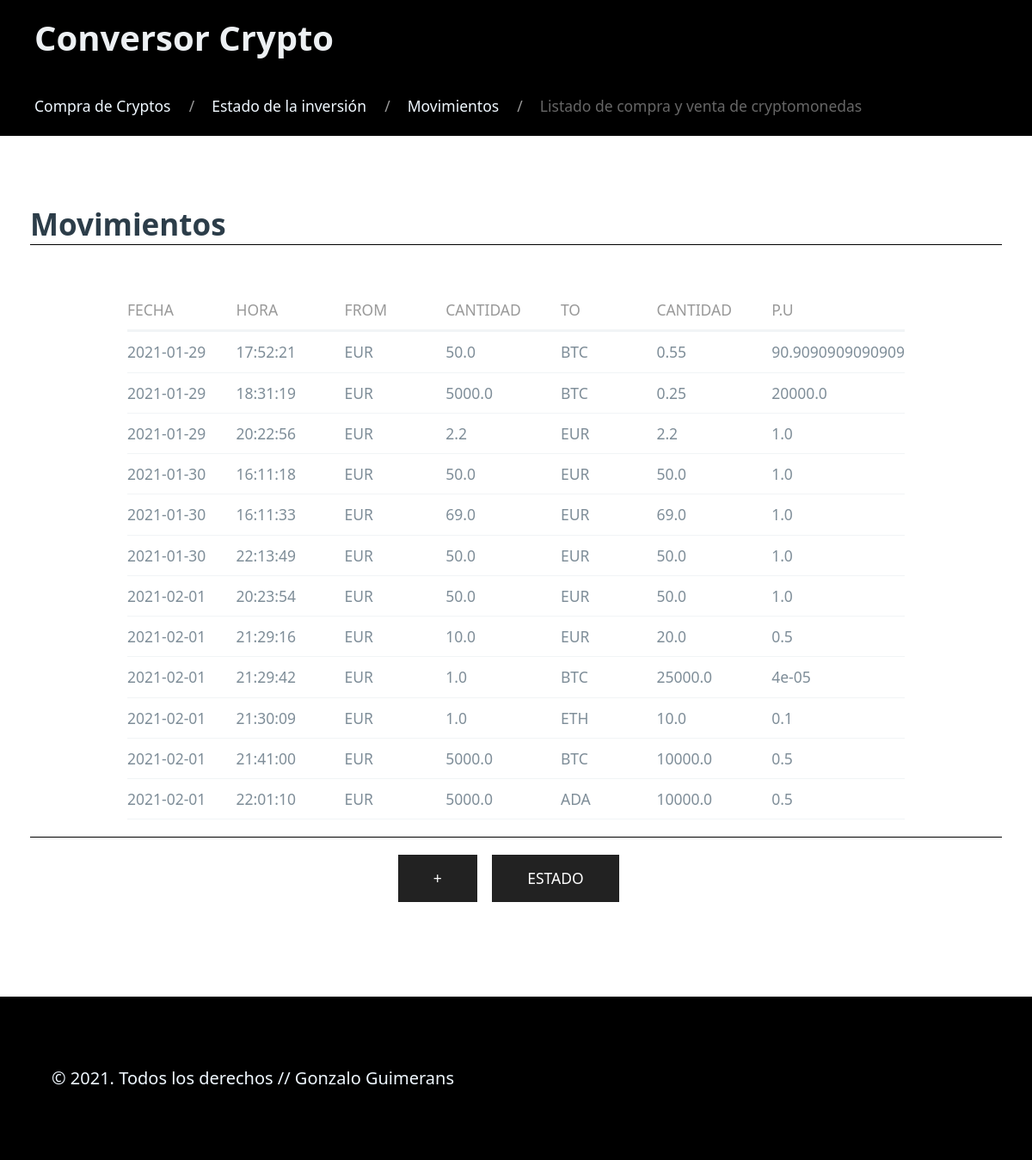
Before: / with the older database file.
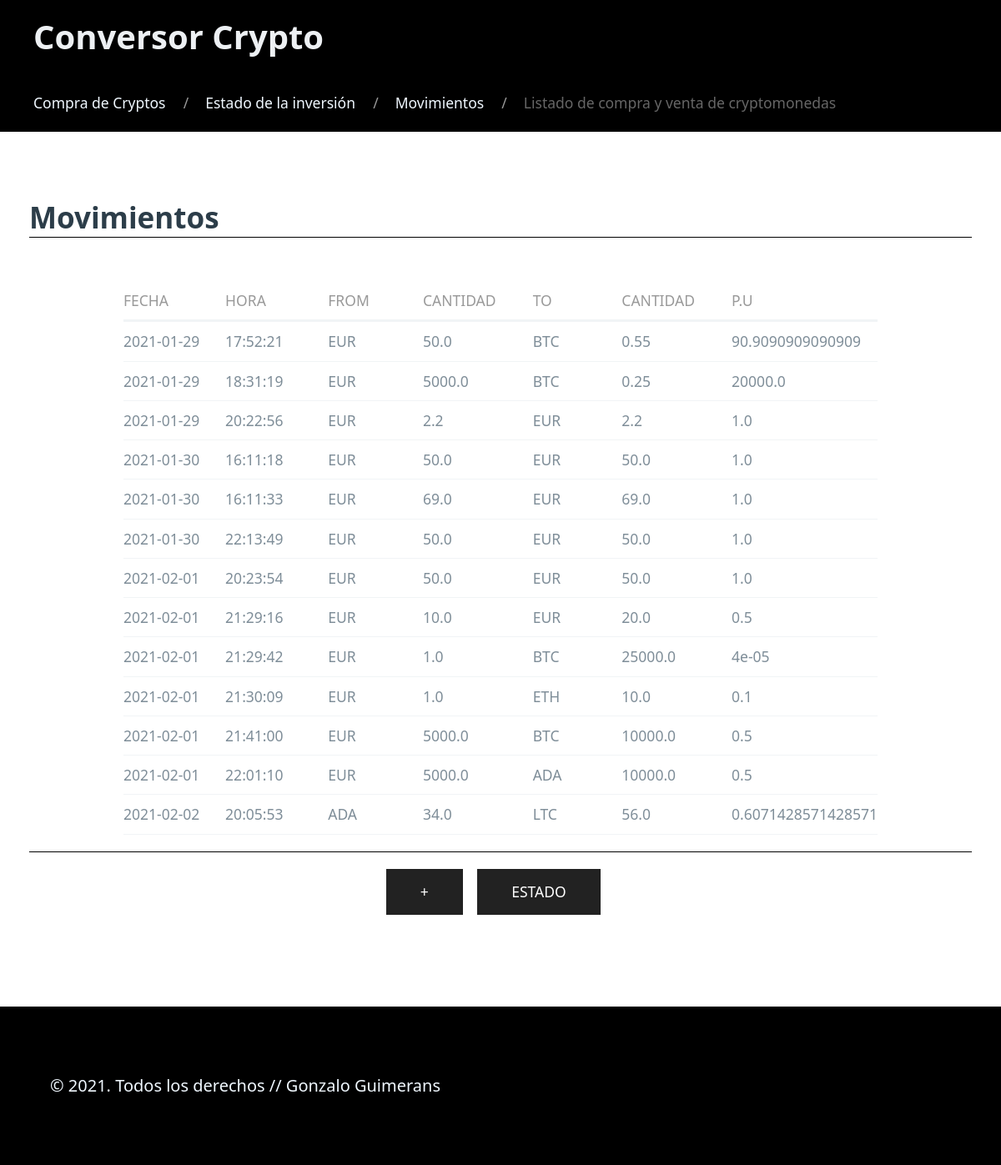
After: the same page with the newer database file.
### tables this page shows
CREATE TABLE "tabla_movimientos" (
	"id"	INTEGER,
	"date"	TEXT NOT NULL,
	"time"	TEXT NOT NULL,
	"from_currency"	INTEGER NOT NULL,
	"from_quantity"	REAL NOT NULL,
	"to_currency"	INTEGER NOT NULL,
	"to_quantity"	REAL NOT NULL,
	PRIMARY KEY("id" AUTOINCREMENT)
);

### movements/views.py (the view)
@app.route("/", methods=["GET", "POST"])
def movimientosCrypto():
    movimientos = queries.getMovimientosCrypto()
    return render_template("movimientos.html", movimientos=movimientos)

### tools/dbaccess.py (called while the page is built)
    def consultaBD(self, query, params =()):
        conn = sqlite3.connect(self.path)
        c = conn.cursor()
        c.execute(query, params)
        conn.commit()
        filas = c.fetchall()
        conn.close()
        if len(filas) == 0:
            return filas
        columnNames = []
        for columnName in c.description:
            columnNames.append(columnName[0])
        listaDeDiccionarios = []
        for fila in filas:
            d = {}
            for ix, columnName in enumerate(columnNames):
                d[columnName] = fila[ix]
            listaDeDiccionarios.append(d)
        return listaDeDiccionarios

    def getMovimientosCrypto(self):
        return self.db.consultaBD("SELECT date, time, from_currency, from_quantity, to_currency, to_quantity FROM tabla_movimientos;")

### movements/templates/movimientos.html (shortened to what this page needs)
{% extends "base.html" %}
{% block breadcrumbs %}
<ul class="uk-breadcrumb">
        <li><a href="/compra">Compra de Cryptos</a></li>
        <li><a href="/estado">Estado de la inversión</a></li>
        <li class="uk-disabled"><a>Movimientos</a></li>
        <li><span>Listado de compra y venta de cryptomonedas</span></li>
        </ul>
{% endblock %}
{% block h2 %}<h2 class="title_text uk-text-left">Movimientos</h2>{% endblock %}
{% block bloque_de_formato %}
        {% if movimientos|length > 0 %}
                <div class="uk-overflow-auto centrarTabla">
                        <table class="uk-table uk-table-divider uk-table-hover uk-table-small uk-table-justify ">
                                <thead>
                                        <tr>
                                                <th class="uk-width-small">Fecha</th>
                                                <th class="uk-width-small">Hora</th>
                                                <th class="uk-width-small">From</th>
                                                <th class="uk-width-small">Cantidad</th>
                                                <th class="uk-width-small">To</th>
                                                <th class="uk-width-small">Cantidad</th>
                                                <th class="uk-width-small">P.U</th>
                                        </tr>
                                </thead>
                        {% for registro in movimientos %}
                                <tbody>
                                        <tr>
                                                <td class="uk-width-small">{{ registro["date"] }}</td>
                                                <td class="uk-width-small">{{ registro["time"] }}</td>
                                                <td class="uk-width-small">{{ registro["from_currency"] }}</td>
                                                <td class="uk-width-small">{{ registro["from_quantity"] }}</td>
                                                <td class="uk-width-small">{{ registro["to_currency"] }}</td>
                                                <td class="uk-width-small">{{ registro["to_quantity"] }}</td>
                                                <td class="uk-width-small">{{ registro["from_quantity"]/registro["to_quantity"]}}</td>
                                </tbody>
                        {% endfor %}
                        </table>
                </div>
        {% else %}
                <h2 class="title_text uk-text-left">No hay movimientos</h2>
        {% endif %}
        <div class="uk-margin border-top">
                <form class="uk-form-stacked" action="compra">
                        <button type="submit" class="uk-button uk-button-secondary uk-button-large">+</button>
                </form>
                <form action="estado">
                        <button type="submit" class="uk-button uk-button-secondary uk-button-large">Estado</button>
                </form>
        </div>
{% endblock %}

### movements/templates/base.html (shortened to what this page needs)
<!DOCTYPE html>
<html lang="es">
    <head>
        <link rel="stylesheet" href="/static/uikit.min.css"/>
        <link rel="stylesheet" href="/static/pico.css">
        <link rel="stylesheet" href="/static/styles.css">
    </head>
    <body>
        <header data-theme="dark" class="dark">
            <div class="uk-card-header ">
                <h1>Conversor Crypto</h1>
                {% block breadcrumbs %}{% endblock %}
            </div>
        </header>
        <main>
            <div class="container">
                {% block h2 %}{% endblock %}
                {% block bloque_de_formato %}{% endblock %}
            </div>
        </main>
        <footer data-theme="dark" class="dark">
            <span>&copy; 2021. Todos los derechos // Gonzalo Guimerans</span>
        </footer>
    </body>
</html>

### movements/static/styles.css (style rules this page uses)
.centrarTabla { margin: 0 10% 0 10%; }
header.dark { padding: 0; background-color:black; }
footer.dark { background-color:black; color:aliceblue; }
footer span { margin-left: 5%; }
header h1 { font-size: 2rem; margin-bottom: 2rem; }
.uk-breadcrumb > * > * { color:aliceblue; }
.container h2 { border-bottom: black 1px solid; }
div.uk-margin { margin: auto; display: flex; justify-content: center; }
.border-top { border-top: black 1px solid; padding-top: 1em; }
div.uk-margin button { width: auto; float: left; margin-right: 1em; }

Changed rows visible on the page:
added tabla_movimientos: date "2021-02-02", time "20:05:53", from_currency "ADA", from_quantity "34.0", to_currency "LTC", to_quantity "56.0", registro['from_quantity']/registro['to_quantity'] "0.6071428571428571"
